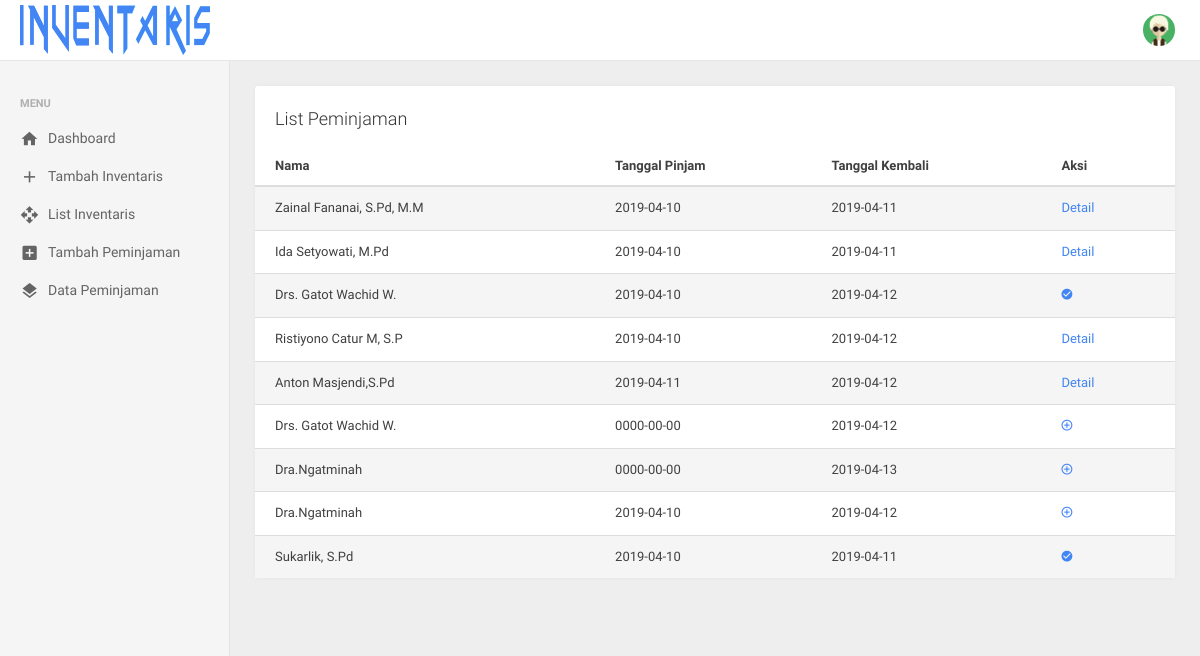
Screenshot of /operator/index.php?page=datapeminjaman (signed in) with the database file from the repository.
### tables this page shows
CREATE TABLE `peminjaman` (
  `id_peminjaman` varchar(20) NOT NULL,
  `tanggal_pinjam` date NOT NULL,
  `tanggal_kembali` date NOT NULL,
  `status_peminjaman` varchar(20) DEFAULT NULL,
  `id_pegawai` varchar(10) NOT NULL,
  `id_petugas` char(11) DEFAULT NULL
);

CREATE TABLE `pegawai` (
  `id_pegawai` varchar(10) NOT NULL,
  `nama_pegawai` varchar(50) NOT NULL,
  `nip` varchar(18) DEFAULT NULL,
  `alamat` text NOT NULL
);

### operator/datapeminjaman.php (the view, shortened to what this page needs)
<?php
	$id = $_SESSION['id'];
	$query = mysqli_query($koneksi,"Select p.nama_pegawai,m.status_peminjaman,m.id_peminjaman,m.tanggal_pinjam,m.tanggal_kembali From pegawai p JOIN peminjaman m ON p.id_pegawai = m.id_pegawai WHERE m.id_petugas = $id");
 ?>
<div class="row">
	<div class="col-xs-12">
		<div class="panel panel-default panel-table">
			<div class="panel-heading">List Peminjaman</div>
			<div class="panel-body">
				<table id="table1" class="table table-striped table-hover table-fw-widget">
					<thead>
						<tr>
							<th>Nama</th>
							<th>Tanggal Pinjam</th>
							<th>Tanggal Kembali</th>
							<th>Aksi</th>
						</tr>
					</thead>
					<tbody>
						<?php
							if (mysqli_num_rows($query)>0) {
								while ($data = mysqli_fetch_array($query)) {
						?>
						<tr>
							<td><?php echo $data['nama_pegawai']; ?></td>
							<td><?php echo $data['tanggal_pinjam']; ?></td>
							<td><?php echo $data['tanggal_kembali']; ?></td>
							<?php if ($data['status_peminjaman'] == "Di Proses") {
								echo "<td><a href='tambahbarang.php?id=$data[id_peminjaman]' alt='Tambah Detail'><span class='icon mdi mdi-plus-circle-o'></span></a></td>";
							}elseif ($data['status_peminjaman'] == "Di Pinjam") {
								echo "<td><a href='pengembalian.php?id=$data[id_peminjaman]'><span class='icon mdi mdi-check-circle'></span></a></td>";
							}elseif ($data['status_peminjaman'] == "Di Kembalikan") {
								echo "<td><a href='detail.php?id=$data[id_peminjaman]'>Detail</a></td>";
							}  ?>
						</tr>
						<?php
								}
							}
						 ?>
					</tbody>
				</table>
			</div>
		</div>
	</div>
</div>

### rows the page displays
peminjaman: id_pegawai.nama_pegawai "Zainal Fananai, S.Pd, M.M", tanggal_pinjam "2019-04-10", tanggal_kembali "2019-04-11"
peminjaman: id_pegawai.nama_pegawai "Ida Setyowati, M.Pd", tanggal_pinjam "2019-04-10", tanggal_kembali "2019-04-11"
peminjaman: id_pegawai.nama_pegawai "Drs. Gatot Wachid W.", tanggal_pinjam "2019-04-10", tanggal_kembali "2019-04-12"
peminjaman: id_pegawai.nama_pegawai "Ristiyono Catur M, S.P", tanggal_pinjam "2019-04-10", tanggal_kembali "2019-04-12"
peminjaman: id_pegawai.nama_pegawai "Anton Masjendi,S.Pd", tanggal_pinjam "2019-04-11", tanggal_kembali "2019-04-12"
peminjaman: id_pegawai.nama_pegawai "Drs. Gatot Wachid W.", tanggal_pinjam "0000-00-00", tanggal_kembali "2019-04-12"
peminjaman: id_pegawai.nama_pegawai "Dra.Ngatminah", tanggal_pinjam "0000-00-00", tanggal_kembali "2019-04-13"
peminjaman: id_pegawai.nama_pegawai "Dra.Ngatminah", tanggal_pinjam "2019-04-10", tanggal_kembali "2019-04-12"
peminjaman: id_pegawai.nama_pegawai "Sukarlik, S.Pd", tanggal_pinjam "2019-04-10", tanggal_kembali "2019-04-11"
